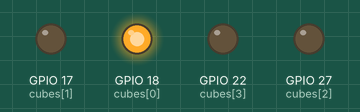
This program was run on a simulated Raspberry Pi (BCM pin numbers). On the bench: output pins drawn as LEDs (lit = HIGH).

Above: at 0.1 s.
At 8.1 s:
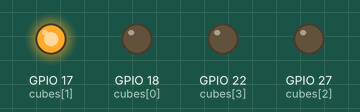
At 19.1 s:
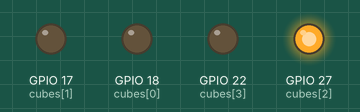
At 39.1 s:
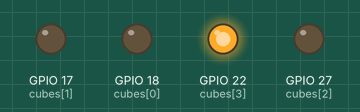
Timing chart, 0 to 40.0 s (numbered marks = the images above):
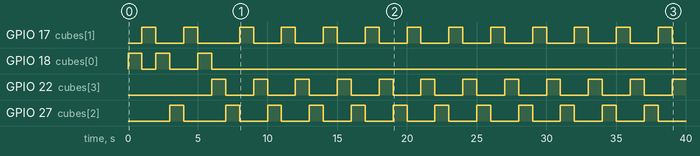

Measured:
- by itself, GPIO 17 (cubes[1]): goes HIGH 1.0 s, LOW 2.0 s, HIGH 1.0 s, LOW 3.0 s, 10 × (HIGH 1.0 s, LOW 2.0 s), HIGH 1.0 s, then LOW
- by itself, GPIO 18 (cubes[0]): goes HIGH 1.0 s, LOW 1.0 s, HIGH 1.0 s, LOW 2.0 s, HIGH 1.0 s, then LOW
- by itself, GPIO 22 (cubes[3]): LOW → HIGH at 6.0 s, → LOW 1.0 s later, → HIGH 2.0 s later, → LOW 1.0 s later, … (23 changes in this stretch)
- by itself, GPIO 27 (cubes[2]): goes HIGH 1.0 s, LOW 3.0 s, 10 × (HIGH 1.0 s, LOW 2.0 s), HIGH 1.0 s, then LOW

The program:

test1.py
```python
import RPi.GPIO as minsu
import time
import random
minsu.setmode(minsu.BCM)
minsu.setup(18,minsu.OUT)
minsu.setup(17,minsu.OUT)
minsu.setup(27,minsu.OUT)
minsu.setup(22,minsu.OUT)

def Wow(i):
    cubes=[18, 17, 27, 22]
    while(True):
        minsu.output(cubes[i], True)
        time.sleep(1)
        minsu.output(cubes[i], False)
        if(i==0):
            break
        minsu.output(cubes[i-1], True)
        time.sleep(1)
        minsu.output(cubes[i-1], False)
        if(i==1):
            break
        minsu.output(cubes[i-2], True)
        time.sleep(1)
        minsu.output(cubes[i-2], False)
        if(i==2):
            break


#num=int(input("Select !!(0=Right, 1=Left) else End"))
for i in range (0,4):
    Wow(i)
```
